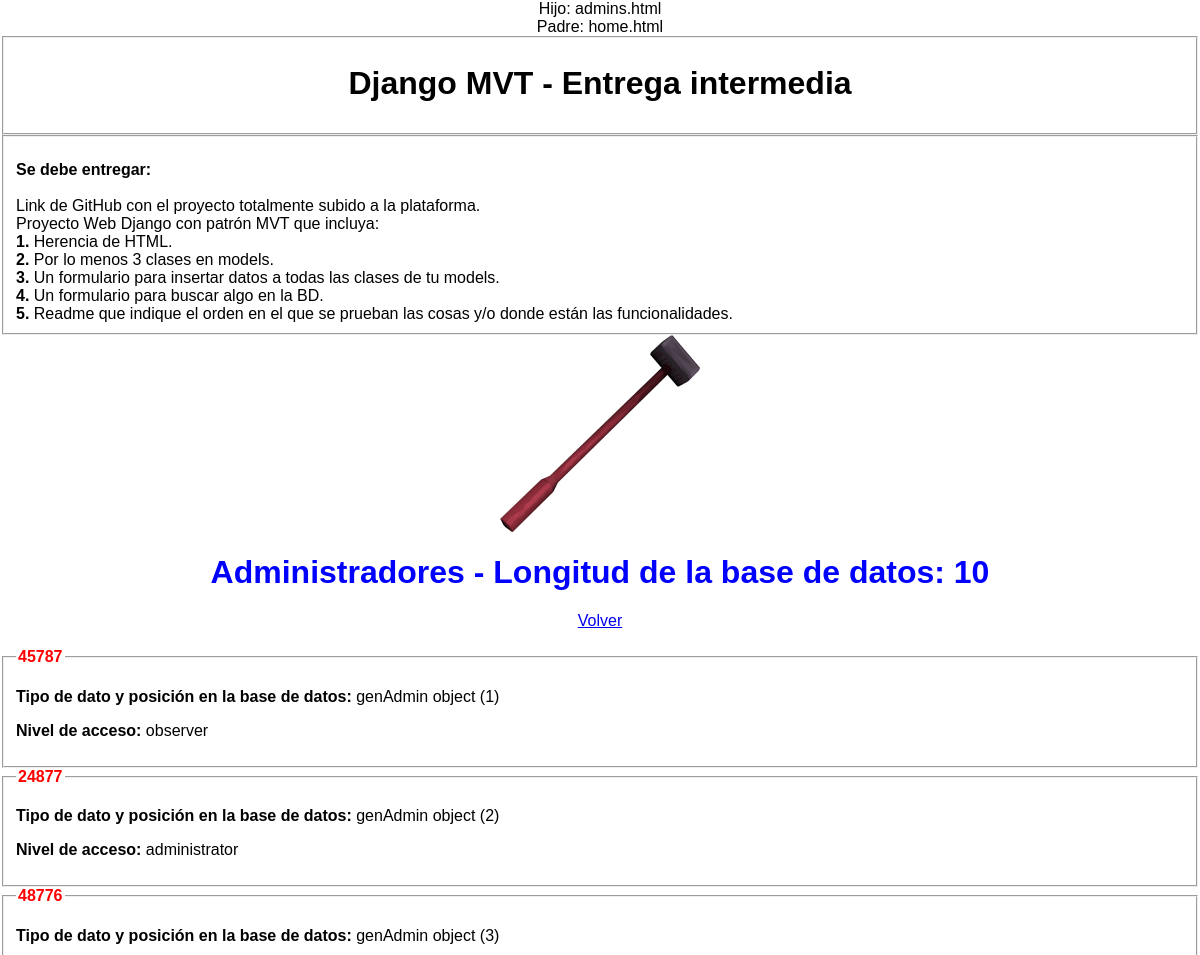
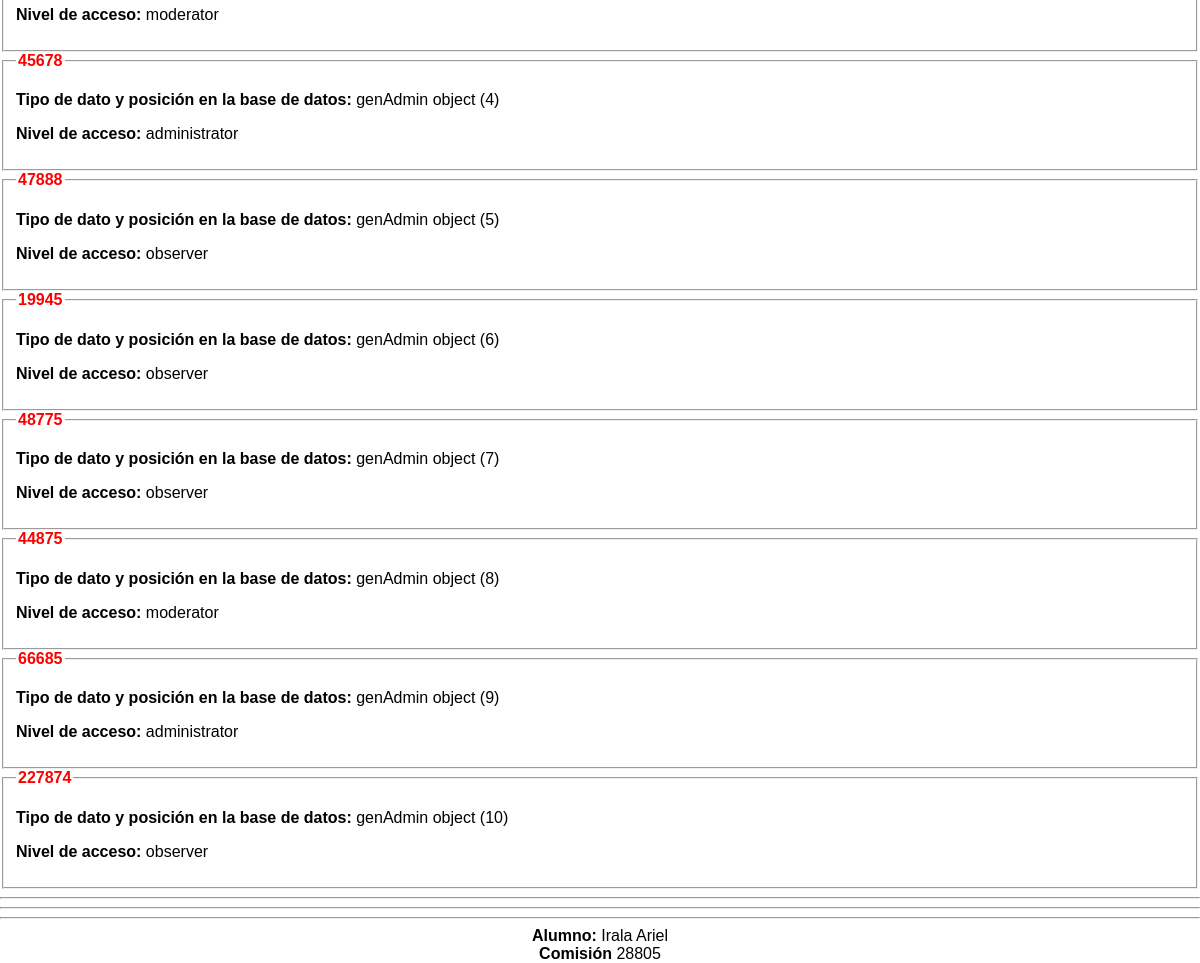
/admins/, run on the app's committed database (2 pictures, top to bottom).
### EntregaIntermedia/models.py (models this page shows)
class genAdmin(models.Model):
    adminid = models.IntegerField()
    adminaccesslevel = models.CharField(max_length=20)

### EntregaIntermedia/views.py (the view)
# urls.py: path('admins/', views.Administrators, name = 'admins')
def Administrators(request):
    template_name = 'admins.html'
    admins = models.genAdmin.objects.all()
    context = {
        'title' : 'Ver administradores',
        'adminsdata' : admins,
        'amount' : admins.count(),
    }
    return render(request, template_name, context)

### EntregaIntermedia/templates/admins.html (shortened to what this page needs)
<center> Hijo: admins.html </center>
{% extends 'home.html' %}
{% load static %}
{% block content %}
<head>
</head>
<center>
    <img src={% static "Sledgehammer.png" %}/>
</center>
<h1 style = 'color:blue'> <center> <b> Administradores </b> - Longitud de la base de datos: {{ amount }}</center> </h1>
<center> <a href="{% url 'index' %}">Volver</a></center> <br>
{% for x in adminsdata %}
    <fieldset>
        <legend style = 'color:red' ><b> {{ x.adminid }} </b></legend>
        <p><b>Tipo de dato y posición en la base de datos:</b> {{ x }}</p>
        <p><b>Nivel de acceso:</b> {{ x.adminaccesslevel }} </p>
    </fieldset>
{% endfor %}
{% endblock %}

### EntregaIntermedia/templates/home.html (style rules this page uses)
body { font-family: "Bahnschrift", sans-serif; margin: 0; padding: 0; }

### data on the page
genAdmin: adminid "45787", id "genAdmin object (1)", adminaccesslevel "observer"
genAdmin: adminid "24877", id "genAdmin object (2)", adminaccesslevel "administrator"
genAdmin: adminid "48776", id "genAdmin object (3)", adminaccesslevel "moderator"
genAdmin: adminid "45678", id "genAdmin object (4)", adminaccesslevel "administrator"
genAdmin: adminid "47888", id "genAdmin object (5)", adminaccesslevel "observer"
genAdmin: adminid "19945", id "genAdmin object (6)", adminaccesslevel "observer"
genAdmin: adminid "48775", id "genAdmin object (7)", adminaccesslevel "observer"
genAdmin: adminid "44875", id "genAdmin object (8)", adminaccesslevel "moderator"
genAdmin: adminid "66685", id "genAdmin object (9)", adminaccesslevel "administrator"
genAdmin: adminid "227874", id "genAdmin object (10)", adminaccesslevel "observer"

### other printed values
{{ amount }} "10"
